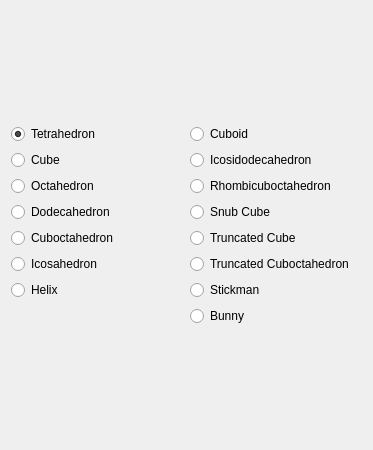
<?xml version="1.0" encoding="UTF-8"?>
<ui version="4.0">
 <class>SEWireframeEditorGUIClass</class>
 <widget class="QWidget" name="SEWireframeEditorGUIClass">
  <property name="geometry">
   <rect>
    <x>0</x>
    <y>0</y>
    <width>373</width>
    <height>450</height>
   </rect>
  </property>
  <property name="minimumSize">
   <size>
    <width>350</width>
    <height>450</height>
   </size>
  </property>
  <property name="windowTitle">
   <string/>
  </property>
  <layout class="QVBoxLayout" name="verticalLayout">
   <item>
    <layout class="QGridLayout" name="gridLayout">
     <item row="5" column="0">
      <widget class="QRadioButton" name="radioButtonIcosahedron">
       <property name="text">
        <string>Icosahedron</string>
       </property>
       <property name="iconSize">
        <size>
         <width>64</width>
         <height>64</height>
        </size>
       </property>
      </widget>
     </item>
     <item row="1" column="0">
      <widget class="QRadioButton" name="radioButtonCube">
       <property name="text">
        <string>Cube</string>
       </property>
       <property name="iconSize">
        <size>
         <width>64</width>
         <height>64</height>
        </size>
       </property>
      </widget>
     </item>
     <item row="7" column="1">
      <widget class="QRadioButton" name="radioButtonBunny">
       <property name="enabled">
        <bool>true</bool>
       </property>
       <property name="text">
        <string>Bunny</string>
       </property>
       <property name="iconSize">
        <size>
         <width>64</width>
         <height>64</height>
        </size>
       </property>
      </widget>
     </item>
     <item row="0" column="0">
      <widget class="QRadioButton" name="radioButtonTetrahedron">
       <property name="text">
        <string>Tetrahedron</string>
       </property>
       <property name="iconSize">
        <size>
         <width>64</width>
         <height>64</height>
        </size>
       </property>
       <property name="checked">
        <bool>true</bool>
       </property>
       <property name="autoRepeat">
        <bool>true</bool>
       </property>
      </widget>
     </item>
     <item row="4" column="0">
      <widget class="QRadioButton" name="radioButtonCuboctahedron">
       <property name="text">
        <string>Cuboctahedron</string>
       </property>
       <property name="iconSize">
        <size>
         <width>64</width>
         <height>64</height>
        </size>
       </property>
      </widget>
     </item>
     <item row="3" column="0">
      <widget class="QRadioButton" name="radioButtonDodecahedron">
       <property name="text">
        <string>Dodecahedron</string>
       </property>
       <property name="iconSize">
        <size>
         <width>64</width>
         <height>64</height>
        </size>
       </property>
      </widget>
     </item>
     <item row="2" column="0">
      <widget class="QRadioButton" name="radioButtonOctahedron">
       <property name="text">
        <string>Octahedron</string>
       </property>
       <property name="iconSize">
        <size>
         <width>64</width>
         <height>64</height>
        </size>
       </property>
      </widget>
     </item>
     <item row="5" column="1">
      <widget class="QRadioButton" name="radioButtonTruncated_cuboctahedron">
       <property name="text">
        <string>Truncated Cuboctahedron</string>
       </property>
       <property name="iconSize">
        <size>
         <width>64</width>
         <height>64</height>
        </size>
       </property>
      </widget>
     </item>
     <item row="4" column="1">
      <widget class="QRadioButton" name="radioButtonTruncated_cube">
       <property name="text">
        <string>Truncated Cube</string>
       </property>
       <property name="iconSize">
        <size>
         <width>64</width>
         <height>64</height>
        </size>
       </property>
      </widget>
     </item>
     <item row="3" column="1">
      <widget class="QRadioButton" name="radioButtonSnub_cube">
       <property name="text">
        <string>Snub Cube</string>
       </property>
       <property name="iconSize">
        <size>
         <width>64</width>
         <height>64</height>
        </size>
       </property>
      </widget>
     </item>
     <item row="6" column="1">
      <widget class="QRadioButton" name="radioButtonStickman">
       <property name="enabled">
        <bool>true</bool>
       </property>
       <property name="text">
        <string>Stickman</string>
       </property>
       <property name="iconSize">
        <size>
         <width>64</width>
         <height>64</height>
        </size>
       </property>
      </widget>
     </item>
     <item row="6" column="0">
      <widget class="QRadioButton" name="radioButtonHelix">
       <property name="enabled">
        <bool>true</bool>
       </property>
       <property name="text">
        <string>Helix</string>
       </property>
       <property name="iconSize">
        <size>
         <width>64</width>
         <height>64</height>
        </size>
       </property>
      </widget>
     </item>
     <item row="0" column="1">
      <widget class="QRadioButton" name="radioButtonCuboid">
       <property name="text">
        <string>Cuboid</string>
       </property>
       <property name="iconSize">
        <size>
         <width>64</width>
         <height>64</height>
        </size>
       </property>
      </widget>
     </item>
     <item row="2" column="1">
      <widget class="QRadioButton" name="radioButtonRhombicuboctahedron">
       <property name="text">
        <string>Rhombicuboctahedron</string>
       </property>
       <property name="iconSize">
        <size>
         <width>64</width>
         <height>64</height>
        </size>
       </property>
      </widget>
     </item>
     <item row="1" column="1">
      <widget class="QRadioButton" name="radioButtonIcosidodecahedron">
       <property name="text">
        <string>Icosidodecahedron</string>
       </property>
       <property name="iconSize">
        <size>
         <width>64</width>
         <height>64</height>
        </size>
       </property>
      </widget>
     </item>
    </layout>
   </item>
  </layout>
 </widget>
 <resources/>
 <connections/>
 <slots>
  <slot>onTetrahedronClicked()</slot>
  <slot>onCubeClicked()</slot>
  <slot>onCuboidClicked()</slot>
  <slot>onOctahedronClicked()</slot>
  <slot>onDodecahedronClicked()</slot>
  <slot>onCubocahedronClicked()</slot>
  <slot>onIcosahedronClicked()</slot>
  <slot>onIcosidodecahedronClicked()</slot>
  <slot>onRhombicuboctahedronClicked()</slot>
  <slot>onSnubCubeClicked()</slot>
  <slot>onTruncatedCubeClicked()</slot>
  <slot>onTruncatedCuboctahedronClicked()</slot>
  <slot>onHelixClicked()</slot>
  <slot>onStickmanClicked()</slot>
  <slot>onBunnyClicked()</slot>
 </slots>
</ui>
